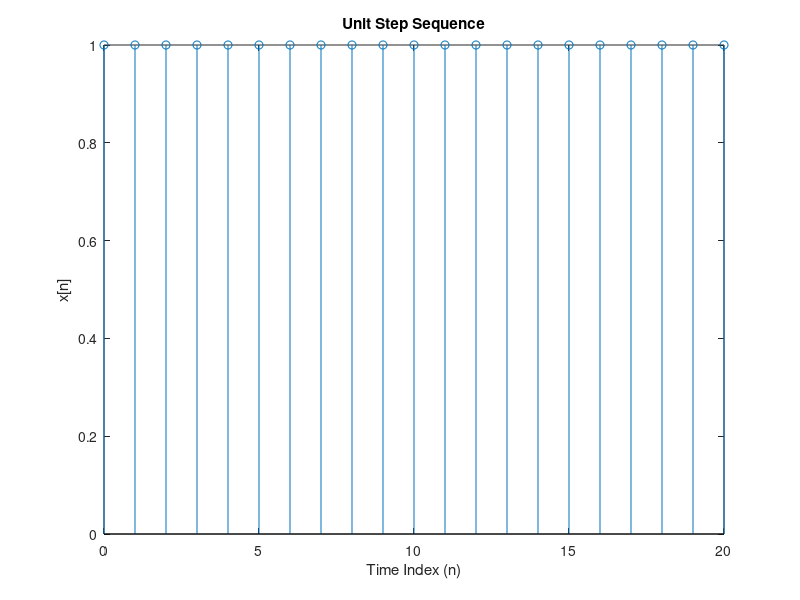
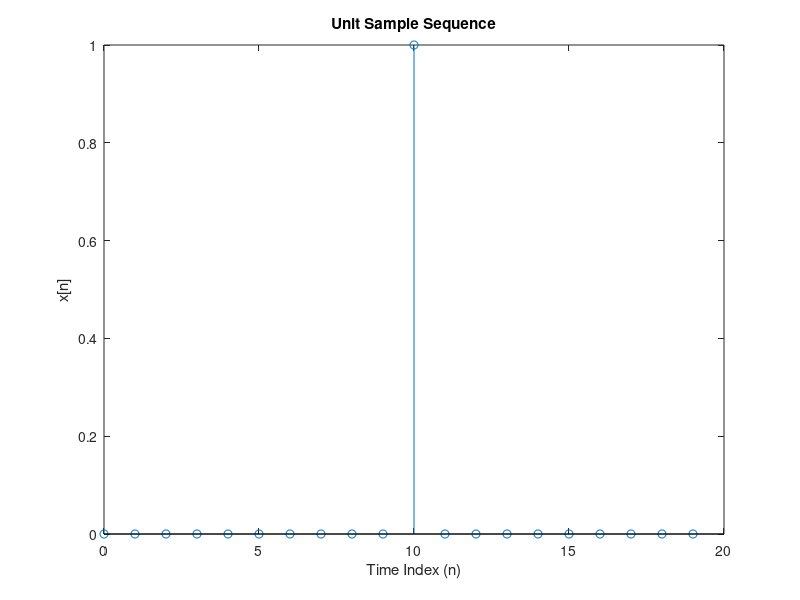
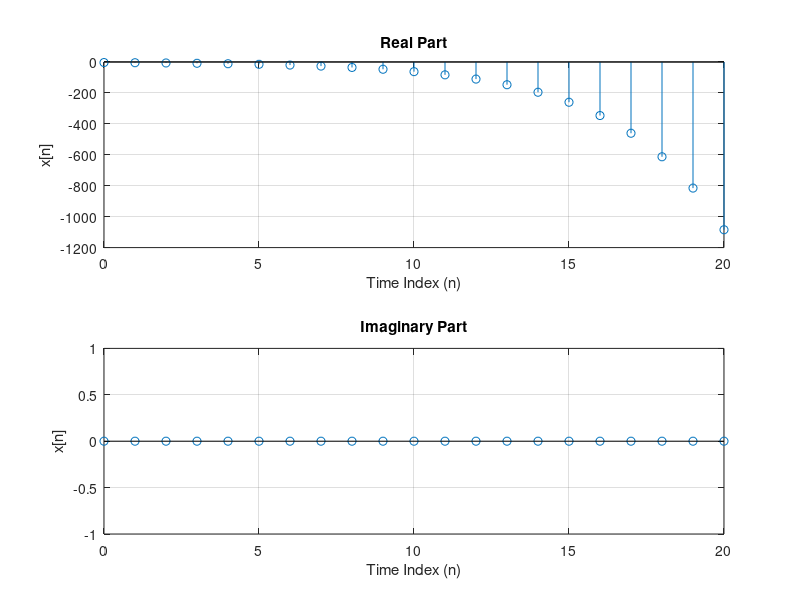
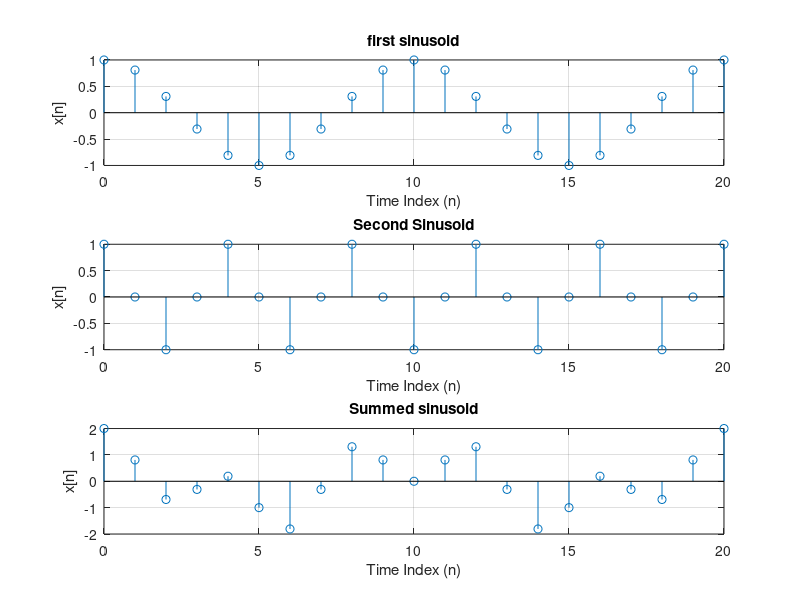

Source code (MATLAB) for these figures, in order:
%UNIT STEP SEQUENCE
length=20;
n=0:(length);
y=ones(1,21);
figure(1)
stem(n,y);
ylabel('x[n]');
xlabel('Time Index (n)');
title('Unit Step Sequence');
%==================================
%unit sample sequence
delay=10;
y=[zeros(1,delay) 1 zeros(1,length-delay-1)];
x=0:(length-1);
figure(2)
stem(x,y);
ylabel('x[n]');
xlabel('Time Index (n)');
title('Unit Sample Sequence');
%=========================================

%Complex exponential sequence

real_pow=-0.5;
img_pow=pi/4;
c=real_pow+img_pow*1;
amplitude=-3.6;
y=amplitude*exp(c*n);
a=real(y);
b=imag(y);
figure(3)
subplot(2,1,1)
stem(n,a);
grid;
ylabel('x[n]');
xlabel('Time Index (n)');
title('Real Part');
subplot(2,1,2)
stem(n,b);
grid;
ylabel('x[n]');
xlabel('Time Index (n)');
title('Imaginary Part');
%=================================
%Sum of 2 sinusoids
freq1=.2*pi;
freq2=0.5*pi;
x1=cos(freq1*n);
x2=cos(freq2*n);
x=x1+x2;
figure(4)
subplot(3,1,1);
stem(n,x1);
grid;
ylabel('x[n]');
xlabel('Time Index (n)');
title('first sinusoid');
subplot(3,1,2);
stem(n,x2);
grid;
ylabel('x[n]');
xlabel('Time Index (n)');
title('Second Sinusoid');
subplot(3,1,3);
stem(n,x);
grid;
ylabel('x[n]');
xlabel('Time Index (n)');
title('Summed sinusoid');
%================================
%Exponential Sequence
alpha1=0.1;
alpha2=0.7;
alpha3=1.1;
x1=alpha1.^n;
x2=alpha2.^n;
x3=alpha3.^n;
figure(5)
subplot(3,1,1)
stem(n,x1);
grid;
ylabel('x[n]');
xlabel('Time Index (n)');
title('Exponential Sequence1');
subplot(3,1,2)
stem(n,x2);
grid;
ylabel('x[n]');
xlabel('Time Index (n)');
title('Exponential Sequence2');
subplot(3,1,3)
stem(n,x3);
grid;
ylabel('x[n]');
xlabel('Time Index (n)');
title('Exponential Sequence3');
%========================================
%Square sequence
freq=0.2*pi;
x1=10*square(freq*n);
x2=5*(1+square(freq*n));
figure(6)
subplot(2,1,1)
stem(n,x1)
grid;
ylabel('x[n]');
xlabel('Time Index (n)');
title('Polar Plot');
subplot(2,1,2)
stem(n,x2)
grid;
ylabel('x[n]');
xlabel('Time Index (n)');
title('Unipolar Plot');










